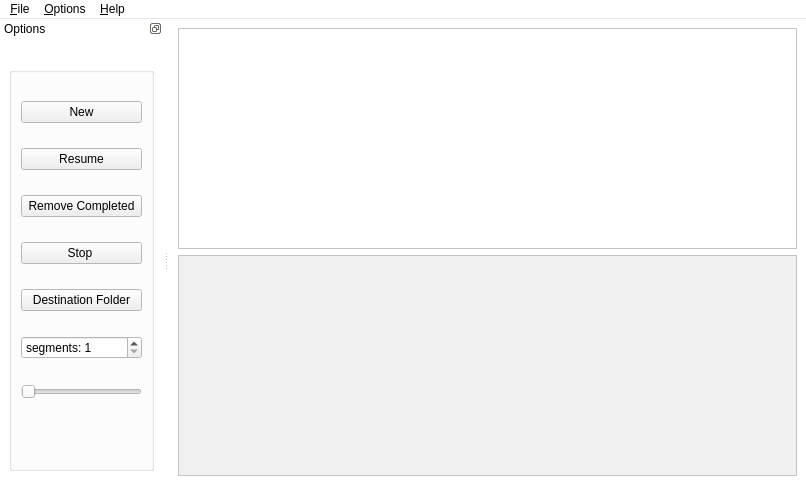
<?xml version="1.0" encoding="UTF-8"?>
<ui version="4.0">
 <author>Fabrizio Di Marco</author>
 <class>karia2</class>
 <widget class="QMainWindow" name="karia2">
  <property name="windowModality">
   <enum>Qt::NonModal</enum>
  </property>
  <property name="geometry">
   <rect>
    <x>0</x>
    <y>0</y>
    <width>806</width>
    <height>501</height>
   </rect>
  </property>
  <property name="palette">
   <palette>
    <active>
     <colorrole role="Base">
      <brush brushstyle="SolidPattern">
       <color alpha="255">
        <red>255</red>
        <green>255</green>
        <blue>255</blue>
       </color>
      </brush>
     </colorrole>
     <colorrole role="Window">
      <brush brushstyle="SolidPattern">
       <color alpha="255">
        <red>255</red>
        <green>255</green>
        <blue>255</blue>
       </color>
      </brush>
     </colorrole>
    </active>
    <inactive>
     <colorrole role="Base">
      <brush brushstyle="SolidPattern">
       <color alpha="255">
        <red>255</red>
        <green>255</green>
        <blue>255</blue>
       </color>
      </brush>
     </colorrole>
     <colorrole role="Window">
      <brush brushstyle="SolidPattern">
       <color alpha="255">
        <red>255</red>
        <green>255</green>
        <blue>255</blue>
       </color>
      </brush>
     </colorrole>
    </inactive>
    <disabled>
     <colorrole role="Base">
      <brush brushstyle="SolidPattern">
       <color alpha="255">
        <red>255</red>
        <green>255</green>
        <blue>255</blue>
       </color>
      </brush>
     </colorrole>
     <colorrole role="Window">
      <brush brushstyle="SolidPattern">
       <color alpha="255">
        <red>255</red>
        <green>255</green>
        <blue>255</blue>
       </color>
      </brush>
     </colorrole>
    </disabled>
   </palette>
  </property>
  <property name="font">
   <font>
    <family>Lucida Grande</family>
   </font>
  </property>
  <property name="windowTitle">
   <string>karia2</string>
  </property>
  <property name="toolButtonStyle">
   <enum>Qt::ToolButtonIconOnly</enum>
  </property>
  <property name="dockNestingEnabled">
   <bool>false</bool>
  </property>
  <property name="unifiedTitleAndToolBarOnMac">
   <bool>false</bool>
  </property>
  <widget class="QWidget" name="centralwidget">
   <layout class="QGridLayout">
    <item row="1" column="0">
     <widget class="QTextBrowser" name="textBrowser">
      <property name="palette">
       <palette>
        <active>
         <colorrole role="Light">
          <brush brushstyle="SolidPattern">
           <color alpha="255">
            <red>255</red>
            <green>255</green>
            <blue>255</blue>
           </color>
          </brush>
         </colorrole>
         <colorrole role="Base">
          <brush brushstyle="SolidPattern">
           <color alpha="255">
            <red>240</red>
            <green>240</green>
            <blue>240</blue>
           </color>
          </brush>
         </colorrole>
        </active>
        <inactive>
         <colorrole role="Light">
          <brush brushstyle="SolidPattern">
           <color alpha="255">
            <red>255</red>
            <green>255</green>
            <blue>255</blue>
           </color>
          </brush>
         </colorrole>
         <colorrole role="Base">
          <brush brushstyle="SolidPattern">
           <color alpha="255">
            <red>240</red>
            <green>240</green>
            <blue>240</blue>
           </color>
          </brush>
         </colorrole>
        </inactive>
        <disabled>
         <colorrole role="Light">
          <brush brushstyle="SolidPattern">
           <color alpha="255">
            <red>255</red>
            <green>255</green>
            <blue>255</blue>
           </color>
          </brush>
         </colorrole>
         <colorrole role="Base">
          <brush brushstyle="SolidPattern">
           <color alpha="255">
            <red>255</red>
            <green>255</green>
            <blue>255</blue>
           </color>
          </brush>
         </colorrole>
        </disabled>
       </palette>
      </property>
      <property name="readOnly">
       <bool>false</bool>
      </property>
      <property name="cursorWidth">
       <number>0</number>
      </property>
     </widget>
    </item>
    <item row="2" column="0">
     <widget class="QLabel" name="label">
      <property name="palette">
       <palette>
        <active>
         <colorrole role="Base">
          <brush brushstyle="SolidPattern">
           <color alpha="255">
            <red>255</red>
            <green>255</green>
            <blue>255</blue>
           </color>
          </brush>
         </colorrole>
         <colorrole role="Window">
          <brush brushstyle="SolidPattern">
           <color alpha="255">
            <red>255</red>
            <green>255</green>
            <blue>255</blue>
           </color>
          </brush>
         </colorrole>
        </active>
        <inactive>
         <colorrole role="Base">
          <brush brushstyle="SolidPattern">
           <color alpha="255">
            <red>255</red>
            <green>255</green>
            <blue>255</blue>
           </color>
          </brush>
         </colorrole>
         <colorrole role="Window">
          <brush brushstyle="SolidPattern">
           <color alpha="255">
            <red>255</red>
            <green>255</green>
            <blue>255</blue>
           </color>
          </brush>
         </colorrole>
        </inactive>
        <disabled>
         <colorrole role="Base">
          <brush brushstyle="SolidPattern">
           <color alpha="255">
            <red>255</red>
            <green>255</green>
            <blue>255</blue>
           </color>
          </brush>
         </colorrole>
         <colorrole role="Window">
          <brush brushstyle="SolidPattern">
           <color alpha="255">
            <red>255</red>
            <green>255</green>
            <blue>255</blue>
           </color>
          </brush>
         </colorrole>
        </disabled>
       </palette>
      </property>
      <property name="font">
       <font>
        <family>Lucida Grande</family>
        <pointsize>7</pointsize>
       </font>
      </property>
      <property name="frameShadow">
       <enum>QFrame::Raised</enum>
      </property>
      <property name="text">
       <string/>
      </property>
     </widget>
    </item>
    <item row="0" column="0">
     <widget class="QListWidget" name="listWidget"/>
    </item>
   </layout>
  </widget>
  <widget class="QMenuBar" name="menubar">
   <property name="geometry">
    <rect>
     <x>0</x>
     <y>0</y>
     <width>806</width>
     <height>21</height>
    </rect>
   </property>
   <widget class="QMenu" name="menuOptions">
    <property name="title">
     <string>&amp;Options</string>
    </property>
    <addaction name="actionDestination_folder"/>
   </widget>
   <widget class="QMenu" name="menuHelp">
    <property name="title">
     <string>&amp;Help</string>
    </property>
    <addaction name="actionAbout"/>
   </widget>
   <widget class="QMenu" name="menuFile">
    <property name="title">
     <string>&amp;File</string>
    </property>
    <addaction name="actionExit"/>
    <addaction name="actionOpen_URL"/>
    <addaction name="actionResume"/>
   </widget>
   <addaction name="menuFile"/>
   <addaction name="menuOptions"/>
   <addaction name="menuHelp"/>
  </widget>
  <widget class="QDockWidget" name="dockWidget">
   <property name="autoFillBackground">
    <bool>false</bool>
   </property>
   <property name="styleSheet">
    <string>Qt::WindowStaysOnTopHint</string>
   </property>
   <property name="features">
    <set>QDockWidget::DockWidgetFloatable|QDockWidget::DockWidgetMovable</set>
   </property>
   <property name="allowedAreas">
    <set>Qt::LeftDockWidgetArea|Qt::RightDockWidgetArea</set>
   </property>
   <property name="windowTitle">
    <string>Options</string>
   </property>
   <attribute name="dockWidgetArea">
    <number>1</number>
   </attribute>
   <widget class="QWidget" name="dockWidgetContents">
    <layout class="QGridLayout">
     <item row="0" column="0">
      <spacer>
       <property name="orientation">
        <enum>Qt::Vertical</enum>
       </property>
       <property name="sizeType">
        <enum>QSizePolicy::Fixed</enum>
       </property>
       <property name="sizeHint" stdset="0">
        <size>
         <width>20</width>
         <height>20</height>
        </size>
       </property>
      </spacer>
     </item>
     <item row="1" column="0">
      <widget class="QGroupBox" name="groupBox">
       <property name="title">
        <string/>
       </property>
       <layout class="QGridLayout">
        <item row="0" column="0">
         <widget class="QPushButton" name="pushButton_5">
          <property name="cursor">
           <cursorShape>PointingHandCursor</cursorShape>
          </property>
          <property name="text">
           <string>New</string>
          </property>
         </widget>
        </item>
        <item row="1" column="0">
         <widget class="QPushButton" name="pushButton_6">
          <property name="cursor">
           <cursorShape>PointingHandCursor</cursorShape>
          </property>
          <property name="text">
           <string>Resume</string>
          </property>
         </widget>
        </item>
        <item row="2" column="0">
         <widget class="QPushButton" name="pushButton">
          <property name="cursor">
           <cursorShape>PointingHandCursor</cursorShape>
          </property>
          <property name="text">
           <string>Remove Completed</string>
          </property>
         </widget>
        </item>
        <item row="3" column="0">
         <widget class="QPushButton" name="pushButton_4">
          <property name="cursor">
           <cursorShape>PointingHandCursor</cursorShape>
          </property>
          <property name="text">
           <string>Stop </string>
          </property>
         </widget>
        </item>
        <item row="4" column="0">
         <widget class="QPushButton" name="pushButton_2">
          <property name="cursor">
           <cursorShape>PointingHandCursor</cursorShape>
          </property>
          <property name="text">
           <string>Destination Folder</string>
          </property>
         </widget>
        </item>
        <item row="8" column="0">
         <spacer>
          <property name="orientation">
           <enum>Qt::Vertical</enum>
          </property>
          <property name="sizeType">
           <enum>QSizePolicy::Fixed</enum>
          </property>
          <property name="sizeHint" stdset="0">
           <size>
            <width>20</width>
            <height>40</height>
           </size>
          </property>
         </spacer>
        </item>
        <item row="6" column="0">
         <widget class="QSpinBox" name="spinBox">
          <property name="prefix">
           <string>segments: </string>
          </property>
          <property name="minimum">
           <number>1</number>
          </property>
          <property name="maximum">
           <number>10</number>
          </property>
          <property name="singleStep">
           <number>1</number>
          </property>
         </widget>
        </item>
        <item row="7" column="0">
         <widget class="QSlider" name="horizontalSlider">
          <property name="focusPolicy">
           <enum>Qt::NoFocus</enum>
          </property>
          <property name="minimum">
           <number>1</number>
          </property>
          <property name="maximum">
           <number>10</number>
          </property>
          <property name="pageStep">
           <number>5</number>
          </property>
          <property name="orientation">
           <enum>Qt::Horizontal</enum>
          </property>
         </widget>
        </item>
       </layout>
      </widget>
     </item>
     <item row="2" column="0">
      <spacer>
       <property name="orientation">
        <enum>Qt::Vertical</enum>
       </property>
       <property name="sizeType">
        <enum>QSizePolicy::Fixed</enum>
       </property>
       <property name="sizeHint" stdset="0">
        <size>
         <width>145</width>
         <height>21</height>
        </size>
       </property>
      </spacer>
     </item>
    </layout>
   </widget>
  </widget>
  <action name="actionOpen_URL">
   <property name="text">
    <string>URL</string>
   </property>
  </action>
  <action name="action1_segment">
   <property name="text">
    <string>1 segment</string>
   </property>
  </action>
  <action name="action2_segments">
   <property name="text">
    <string>2 segments</string>
   </property>
  </action>
  <action name="action3_segments">
   <property name="text">
    <string>3 segments</string>
   </property>
  </action>
  <action name="action4_segments">
   <property name="text">
    <string>4 segments</string>
   </property>
  </action>
  <action name="action5_segments">
   <property name="text">
    <string>5 segments</string>
   </property>
  </action>
  <action name="actionN_segments">
   <property name="text">
    <string>n segments</string>
   </property>
  </action>
  <action name="actionDestination_folder">
   <property name="text">
    <string>&amp;Destination folder</string>
   </property>
  </action>
  <action name="actionExit">
   <property name="text">
    <string>&amp;Exit</string>
   </property>
  </action>
  <action name="actionResume">
   <property name="text">
    <string>Resume</string>
   </property>
  </action>
  <action name="actionAbout">
   <property name="text">
    <string>&amp;About</string>
   </property>
  </action>
 </widget>
 <resources>
  <include location="karia2.qrc"/>
 </resources>
 <connections>
  <connection>
   <sender>actionExit</sender>
   <signal>triggered()</signal>
   <receiver>karia2</receiver>
   <slot>close()</slot>
   <hints>
    <hint type="sourcelabel">
     <x>-1</x>
     <y>-1</y>
    </hint>
    <hint type="destinationlabel">
     <x>281</x>
     <y>177</y>
    </hint>
   </hints>
  </connection>
  <connection>
   <sender>spinBox</sender>
   <signal>valueChanged(int)</signal>
   <receiver>horizontalSlider</receiver>
   <slot>setValue(int)</slot>
   <hints>
    <hint type="sourcelabel">
     <x>84</x>
     <y>289</y>
    </hint>
    <hint type="destinationlabel">
     <x>84</x>
     <y>315</y>
    </hint>
   </hints>
  </connection>
  <connection>
   <sender>horizontalSlider</sender>
   <signal>valueChanged(int)</signal>
   <receiver>spinBox</receiver>
   <slot>setValue(int)</slot>
   <hints>
    <hint type="sourcelabel">
     <x>84</x>
     <y>315</y>
    </hint>
    <hint type="destinationlabel">
     <x>84</x>
     <y>289</y>
    </hint>
   </hints>
  </connection>
 </connections>
 <designerdata>
  <property name="gridDeltaX">
   <number>10</number>
  </property>
  <property name="gridDeltaY">
   <number>10</number>
  </property>
  <property name="gridSnapX">
   <bool>true</bool>
  </property>
  <property name="gridSnapY">
   <bool>true</bool>
  </property>
  <property name="gridVisible">
   <bool>true</bool>
  </property>
 </designerdata>
</ui>
